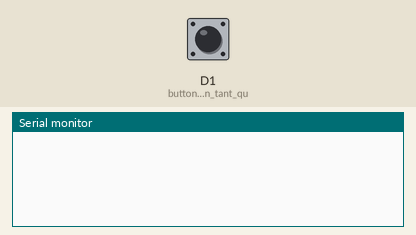
Simulated run of this program. Board: ESP8266 (NodeMCU). On the bench: the last lines printed to the serial monitor. The test bench sets the inputs (shaded band); at power-on: D1 (buttonpin_en_tant_qu) LOW. WiFi joins after 1.5 s; servers stay silent unless stated; random numbers use the default seed unless the program sets one; no MQTT or app messages arrive unless stated.

Above: at 3.8 s.
3.9 s: D1 (buttonpin_en_tant_qu) pulled HIGH for 1.3 s
At 4.4 s:
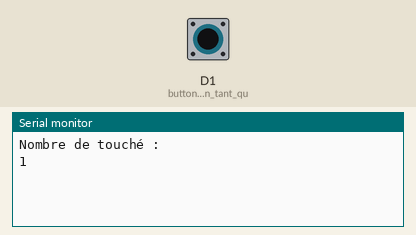
6.7 s: D1 (buttonpin_en_tant_qu) pulled HIGH for 1.3 s
At 8.3 s:
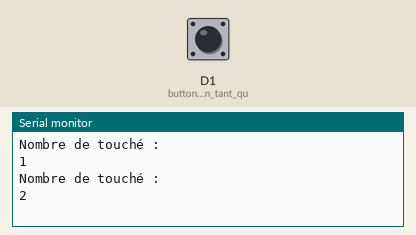
9.5 s: D1 (buttonpin_en_tant_qu) pulled HIGH for 3.2 s
At 11.3 s:
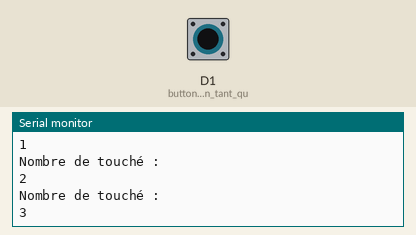
Timing chart, 0 to 12.8 s (numbered marks = the images above; inputs shaded):
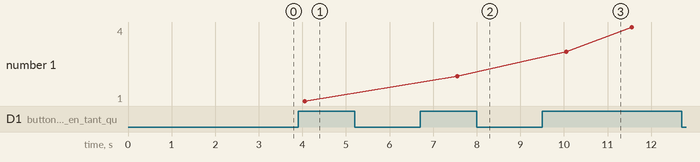

The program:

main.cpp
```cpp
#include <Arduino.h>
#include <PubSubClient.h>
#include <ArduinoJson.h>
#include <ESP8266WiFi.h>
#include <DNSServer.h>
#include <ESP8266WebServer.h>
#include <WiFiManager.h>

// Définition des constantes de l'application
#define STASSID "Livebox-8990"
#define STAPSK "DPmjLVakLHXz9rZQdf"
#define DELAY 1000
int val;
int touch = 0;
int oldNbTouch = 0;

// Définition des variables plus parlantes pour le reste du programme
const char *wifi_ssid = STASSID;
const char *wifi_password = STAPSK;

// Pour le serveur
const char *sadrr_serveur = "31.34.157.18";
WiFiClient espClient;
PubSubClient client(espClient);

DynamicJsonDocument jsonPoints(1024);

// Configuration du Wifi
void config_wifi()
{
  WiFi.mode(WIFI_STA);
  WiFi.begin(wifi_ssid, wifi_password);

  if (WiFi.status() == WL_CONNECTED)
  {
    Serial.println(F("WiFi connected!"));
    Serial.println("IP address: ");
    Serial.println(WiFi.localIP());
  }
}

// Connexion au serveur
void connect()
{
  String clientId = "ESP8266Client-";
  clientId += String(random(0xffff), HEX);

  while (!client.connected())
  {
    if (client.connect(clientId.c_str()))
    {
      client.subscribe("EPSI/OpenInnov/Cible1");
    }
    else
    {
      // Attendre 3 secondes avant de recommencer
      delay(3000);
    }
  }
}

// Configuration du capteur de vibration
void config_vibration_sensor()
{
  int val = digitalRead(D1);
  //Serial.println(val); // Lecture de l'état du capteur sur l'entrée digitale 7
  if (val == HIGH)
  {
    touch++;
    Serial.println("Nombre de touché : ");
    Serial.println(touch);
    delay(500);
  }
  else
  {
  }
}

void setup()
{
  // Configuration laison serie pour écrire dans la console
  Serial.begin(74880);
  pinMode(D1, INPUT); // buttonpin en tant qu'entrée

  config_wifi();
  if (WiFi.status() == WL_CONNECTED)
  {
    Serial.println(F("WiFi connected!"));
    Serial.println("IP address: ");
    Serial.println(WiFi.localIP());
  }

  // Configuration de la communication aevc le serveur
  client.setServer(sadrr_serveur, 1884);
}

void loop()
{
  delay(DELAY); // Délai de bouclage
  config_vibration_sensor();

  if (!client.connected())
  {
    connect();
  }

  client.loop();

  if (oldNbTouch != touch)
  {
    jsonPoints["touch"] = touch;
    String nbPoint_json;
    serializeJson(jsonPoints, nbPoint_json);
    client.publish("EPSI/OpenInnov/Cible1", const_cast<char *>(nbPoint_json.c_str()));
    oldNbTouch = touch;
  }
}
```

Measured:
- after the input at 3.9 s, the serial monitor: prints a new line after 0.15 s (image 1)
- after the input at 6.7 s, the serial monitor: prints a new line after 0.85 s (image 2)
- after the input at 9.5 s, the serial monitor: prints a new line after 0.56 s (image 3)
- plotted number 1: 1 → 2 after the input at 6.7 s, 2 → 4 after the input at 9.5 s
